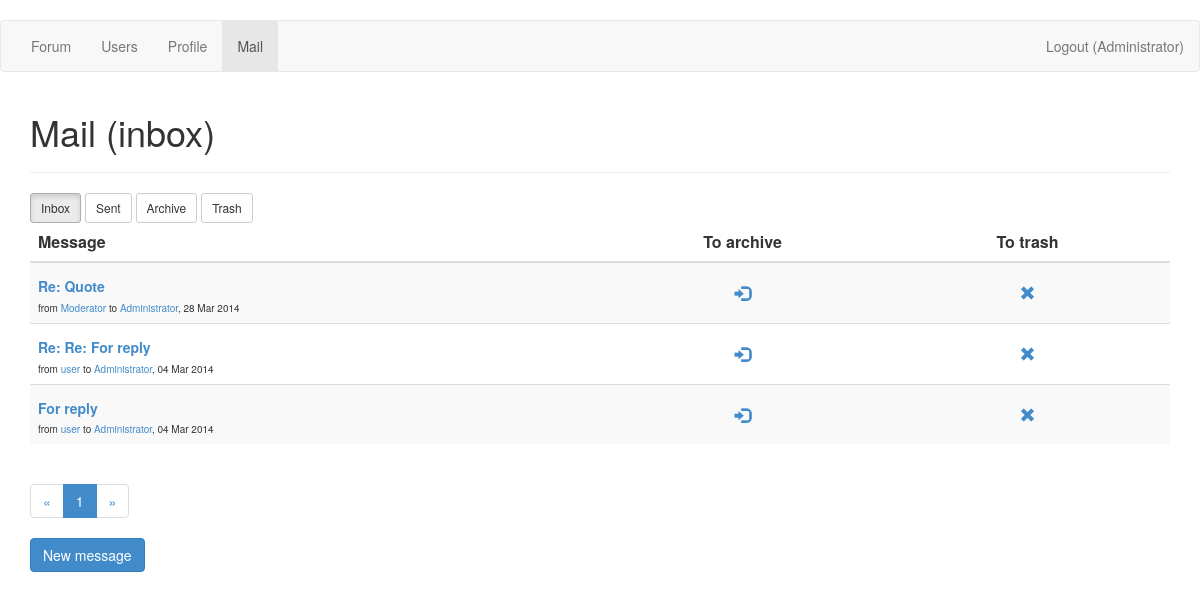
The app's page /mailbox (signed in) with its own data.
### app/models.py (models this page shows, shortened)
class User(db.Model):
    __tablename__ = 'User'
    id = db.Column(db.Integer, primary_key=True)
    login = db.Column(db.Text, unique=True, nullable=False)
    password = db.Column(db.Text, nullable=False)
    role = db.Column(db.Integer, default=2, nullable=False)
    email = db.Column(db.Text, nullable=False)
    city = db.Column(db.Text, default='unknown')
    country = db.Column(db.Text, default='unknown')
    db_avatar = db.Column(db.Boolean, default=False)
    topic_count = db.Column(db.Integer, default=0)
    message_count = db.Column(db.Integer, default=0)
    reg_date = db.Column(db.DateTime, default=datetime.utcnow, nullable=False)
    last_seen = db.Column(db.DateTime, default=datetime.utcnow, onupdate=datetime.utcnow, nullable=False)
    def is_authenticated(self):
        return(True)

class Mailbox(db.Model):
    __tablename__ = 'Mailbox'
    id = db.Column(db.Integer, primary_key=True)
    owner_id = db.Column(db.Integer, db.ForeignKey('User.id'))
    owner = db.relationship('User',
        foreign_keys=[owner_id],
        backref=db.backref('mail_all', lazy='dynamic'))
    directory = db.Column(db.Integer, nullable=False)
    sender_id = db.Column(db.Integer, db.ForeignKey('User.id'))
    sender = db.relationship('User',
        foreign_keys=[sender_id],
        backref=db.backref('mail_sent', lazy='dynamic'))
    recipient_id = db.Column(db.Integer, db.ForeignKey('User.id'))
    recipient = db.relationship('User',
        foreign_keys=[recipient_id],
        backref=db.backref('mail_recieved', lazy='dynamic'))
    subject = db.Column(db.Text)
    text = db.Column(db.Text, nullable=False)
    date = db.Column(db.DateTime, default=datetime.utcnow, nullable=False)
    read = db.Column(db.Boolean, default=False)

### app/views.py (the view)
@app.route('/mailbox')
@login_required
def mailbox(page=1, box='inbox'):
    if request.args.get('box'):
        if request.args.get('box') in ['inbox', 'sent', 'archive', 'trash']:
            box = request.args.get('box')
        else:
            abort(404)
    if request.args.get('page'):
        page = int(request.args.get('page'))
    if box == 'inbox':
        messages = current_user.mail_all.filter(Mailbox.directory=='0').\
            order_by(Mailbox.date.desc()).all()
    elif box == 'sent':
        messages = current_user.mail_all.filter(Mailbox.directory=='1').\
            order_by(Mailbox.date.desc()).all()
    elif box == 'archive':
        messages = current_user.mail_all.filter(Mailbox.directory=='2').\
            order_by(Mailbox.date.desc()).all()
    elif box == 'trash':
        messages = current_user.mail_all.filter(Mailbox.directory=='3').\
            order_by(Mailbox.date.desc()).all()
    pagination = Pagination(page, MAIL_PER_PAGE, len(messages))
    return(render_template('mailbox.html',
        user=current_user,
        box=box,
        messages=messages,
        pagination=pagination))

### app/views.py (called while the page is built)
@lm.user_loader
def load_user(id):
    return(User.query.get(int(id)))

    @property
    def pages(self):
        return(int(ceil(float(self.total_count)/self.per_page)))

    @property
    def pages_list(self):
        if self.pages < 4:
            res = range(1, self.pages+1)
        elif self.page < 3 and self.page+2 < self.pages:
            res = range(1, self.page+3)
        elif self.page < 3 and self.page+2 >= self.pages:
            res = range(1, self.pages+1)
        elif self.page > self.pages-3:
            res = range(self.page-2, self.pages+1)
        else:
            res = range(self.page-2, self.page+3)
        return(res)

    @property
    def first(self):
        if self.page == 1:
            return(0)
        else:
            return((self.page-1)*self.per_page)

    @property
    def last(self):
        if self.page == self.pages:
            return(None)
        else:
            return(self.page*self.per_page)

### app/templates/mailbox.html (shortened to what this page needs)
﻿{% extends "base.html" %}
{% block content %}
<h1>Mail ({{box}}) </h1>
<hr>
<div class="row">
    <div class="col-md-12">
        <a class="btn btn-sm btn-default{% if box == 'inbox' %} active{% endif %}" href="{{url_for('mailbox', box='inbox')}}">Inbox</a>
        <a class="btn btn-sm btn-default{% if box == 'sent' %} active{% endif %}" href="{{url_for('mailbox', box='sent')}}">Sent</a>
        <a class="btn btn-sm btn-default{% if box == 'archive' %} active{% endif %}" href="{{url_for('mailbox', box='archive')}}">Archive</a>
        <a class="btn btn-sm btn-default{% if box == 'trash' %} active{% endif %}" href="{{url_for('mailbox', box='trash')}}">Trash</a>
    </div>
</div>
<table class="table table-striped">
    <thead>
        <tr>
            <th class="col-md-6">Message</th>
            <th class="col-md-3 text-center">{% if box in ['archive', 'trash'] %}Restore{% else %}To archive{% endif %}</th>
            <th class="col-md-3 text-center">{% if box == 'trash' %}Delete{% else %}To trash{% endif %}</th>
        </tr>
    </thead>
    <tbody>
        {% for message in messages[pagination.first:pagination.last] %}
        <tr>
            <td>
                <h5><a href="{{url_for('mail_read', message_id=message.id)}}">{% if not message.read %}<i class="glyphicon glyphicon-envelope"></i> {% endif %}{{message.subject}}</a></h5>
                <div class="tiny-text">from <a href="{{url_for('user_profile', user_id=message.sender_id)}}">{{message.sender.login}}</a> to <a href="{{url_for('user_profile', user_id=message.recipient_id)}}">{{message.recipient.login}}</a>, {{message.date.strftime('%d %b %Y')}}</div>
            </td>
            <td class="text-center valign-middle">
                {% if box in ['archive', 'trash'] %}
                <a href="{% if message.sender == user %}{{url_for('mail_move', message_id=message.id, directory=1)}}{% else %}{{url_for('mail_move', message_id=message.id, directory=0)}}{% endif %}"><i class="glyphicon glyphicon-log-out"></i></a>
                {% else %}
                <a href="{{url_for('mail_move', message_id=message.id, directory=2)}}"><i class="glyphicon glyphicon-log-in"></i></a>
                {% endif %}
            </td>
            <td class="text-center valign-middle">
                <a href="{{url_for('mail_move', message_id=message.id, directory=3)}}"><i class="glyphicon glyphicon-remove"></i></a>
            </td>
        </tr>
        {% endfor %}
    </tbody>
</table>
<ul class="pagination">
    <li><a href="{{url_for('mailbox', page=1, box=box)}}">&laquo;</a></li>
    {% for page_number in pagination.pages_list %}
    <li{% if page_number == pagination.page %} class="active"{% endif %}>
        <a href="{{url_for('mailbox', page=page_number, box=box)}}">{{page_number}}</a>
    </li>
    {% endfor %}
    <li><a href="{{url_for('mailbox', page=pagination.pages, box=box)}}">&raquo;</a></li>
</ul>
<br>
<a class="btn btn-primary" href="{{url_for('mail_write')}}">New message</a>
{% endblock %}

### app/templates/base.html (shortened to what this page needs)
<!DOCTYPE html>
<head>
    <link rel="stylesheet" type="text/css" href="/static/css/bootstrap.min.css">
    <link rel="stylesheet" type="text/css" href="/static/css/custom.css">
</head>
<body>
<div class="navbar navbar-default" role="navigation">
    <div class="container-fluid">
        <ul class="nav navbar-nav">
            <li {% if request.path == '/' or request.path[:6] == '/forum' %}class="active"{% endif %}><a href="{{url_for('forum')}}">Forum</a></li>
            <li {% if request.path[:9] == '/userlist' %}class="active"{% endif %}><a href="{{url_for('userlist')}}">Users</a></li>
            {% if user.is_authenticated() %}
            <li {% if request.path[:8] == '/profile' %}class="active"{% endif %}><a href="{{url_for('my_profile')}}">Profile</a></li>
            <li {% if request.path[:8] == '/mailbox' %}class="active"{% endif %}><a href="{{url_for('mailbox')}}">Mail</a></li>
            {% endif %}
        </ul>
        <ul class="nav navbar-nav navbar-right">
            {% if user.is_authenticated() %}
            <li><a href="{{url_for('logout')}}">Logout ({{user.login}})</a></li>
            {% else %}
            <li><a href="{{url_for('login')}}">Login</a></li>
            <li><a href="{{url_for('register')}}">Register</a></li>
            {% endif %}
        </ul>
    </div>
</div>
<div class="container">
    {% block content %}{% endblock %}
</div>
</body>
</html>

### app/static/css/custom.css (style rules this page uses)
h5 { margin-top: 8px; margin-bottom: 6px; font-weight: bold; }
.valign-middle { vertical-align: middle !important; }

### records on screen
User: login "Administrator"
Mailbox: subject "Re: Quote", sender.login "Moderator", recipient.login "Administrator", date "28 Mar 2014"
Mailbox: subject "Re: Re: For reply", sender.login "user", recipient.login "Administrator", date "04 Mar 2014"
Mailbox: subject "For reply", sender.login "user", recipient.login "Administrator", date "04 Mar 2014"

### other values on screen
{{ box }} "inbox"
{{ page_number }} "1"
